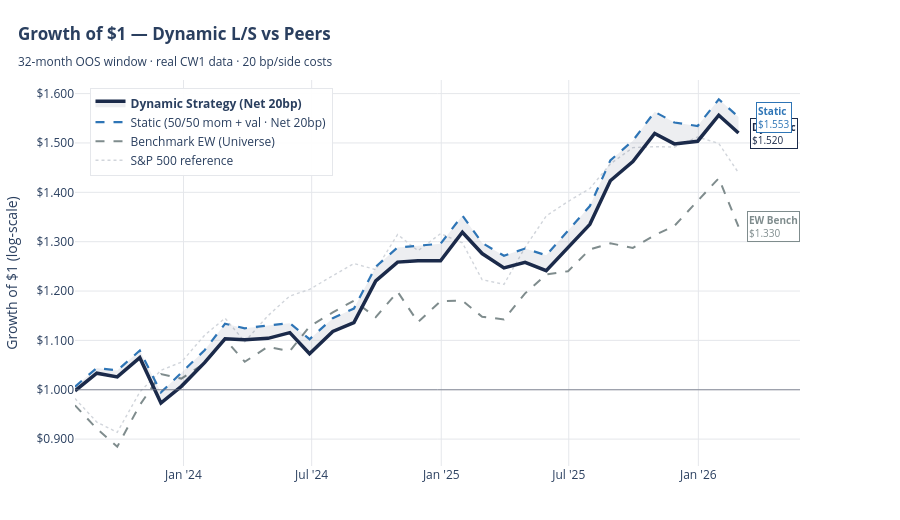

Here is the notebook cell this chart was saved with:
### Markdown cell above
## 6 · Cumulative Return — Hero Visual

### Code cell
df = returns_df.set_index('date').sort_index()

fig = go.Figure()
# Bench SPX (faintest)
if 'benchmark_spx' in df.columns:
    c = (1 + df['benchmark_spx'].fillna(0)).cumprod()
    fig.add_trace(go.Scatter(x=c.index, y=c.values, mode='lines', name='S&P 500 reference',
                              line=dict(color='#D1D5DB', width=1.4, dash='dot')))
# Benchmark EW
c = (1 + df['benchmark_ew'].fillna(0)).cumprod()
fig.add_trace(go.Scatter(x=c.index, y=c.values, mode='lines', name='Benchmark EW (Universe)',
                         line=dict(color=PAL['benchmark'], width=2, dash='dash')))
# Static
c = (1 + df['static_net_20bp'].fillna(0)).cumprod()
fig.add_trace(go.Scatter(x=c.index, y=c.values, mode='lines', name='Static (50/50 mom + val · Net 20bp)',
                         line=dict(color=PAL['static'], width=2.2, dash='dash')))
# Dynamic (hero — gradient fill, thick line, subtle glow)
c_dyn = (1 + df['dynamic_net_20bp'].fillna(0)).cumprod()
fig.add_trace(go.Scatter(x=c_dyn.index, y=c_dyn.values, mode='lines',
                         name='<b>Dynamic Strategy (Net 20bp)</b>',
                         line=dict(color=PAL['dynamic'], width=3.5),
                         fill='tonexty', fillcolor='rgba(27,42,74,0.08)'))

fig.add_hline(y=1.0, line_color='#6B7280', line_width=0.8)

# Annotations for end values
for col, label, color, y_offset in [('dynamic_net_20bp', 'Dynamic', PAL['dynamic'], 0),
                                    ('static_net_20bp', 'Static', PAL['static'], -0.05),
                                    ('benchmark_ew', 'EW Bench', PAL['benchmark'], -0.10)]:
    cum = (1 + df[col].fillna(0)).cumprod()
    if len(cum) == 0: continue
    end_val = cum.iloc[-1]
    fig.add_annotation(x=cum.index[-1], y=end_val, xshift=35,
                       text=f'<b>{label}</b><br>${end_val:.3f}',
                       font=dict(size=10, color=color),
                       showarrow=False, align='left', bgcolor='white', bordercolor=color, borderwidth=1)

fig.update_layout(
    title=dict(text='<b>Growth of $1 — Dynamic L/S vs Peers</b><br><sub>32-month OOS window · real CW1 data · 20 bp/side costs</sub>',
               x=0.02, font=dict(size=17)),
    xaxis_title='', yaxis_title='Growth of $1 (log-scale)',
    height=520, hovermode='x unified', template='plotly_white',
    yaxis=dict(tickformat='$.3f', gridcolor='#E5E7EB'),
    xaxis=dict(gridcolor='#E5E7EB', tickformat="%b '%y"),
    legend=dict(x=0.02, y=0.98, bgcolor='rgba(255,255,255,0.95)', bordercolor='#E5E7EB', borderwidth=1),
    margin=dict(l=50, r=100, t=80, b=50),
    plot_bgcolor='white',
)
fig
